Frame 1 (no input): blank canvas, image omitted
Frame 60 (the mouse pressed at the canvas centre just before this capture): blank canvas, image omitted
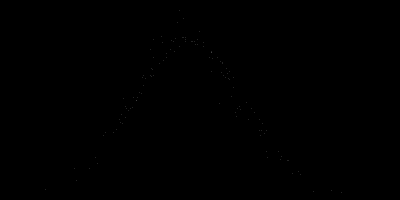
Frame 120 (the mouse held since frame 60 and released just before this capture)

The Processing sketch whose frames 1 and 60 were blank and that drew this single picture after the mouse press (run headless with seeded random() and noise(); from frame 60 on, the mouse is pressed at the canvas centre):

// Processing sketch: BellDistribution
// ── BellDistribution.pde
// Normal (Gaurssian) Distribution
ArrayList<Point> RandomVal = new ArrayList();
void setup() {
  size(400, 200);
  background(0);
}
float tt=0 ;
void draw() {
  // background(0);
  float val = noise(random(width))*width;
  println(val);
  RandomVal.add(new Point(val));
  float mu = calMue();
  float sig = calSigma(mu);
  float ND = normalDistribution(sig, mu, val);
  ND = ND*3000; //magnify the values
  stroke(-1, 50);
  point(val, height-ND);
  tt++;
  if (tt>1000) {
    line(mu, 0, mu, height);
    //noLoop();
  }
}


// Calculate sample mean = mu 
float calMue( ) {
  float mu=0; 
  for (int i=0; i<RandomVal.size (); i++) { 
    Point val = RandomVal.get(i);
    mu=mu+val.x;
  }
  mu = mu/RandomVal.size();
  return mu;
}

// Calculate Standard deviation = sigma
float calSigma(float mu) {
  float sig = 0;
  for (int i=0; i<RandomVal.size (); i++) {
    Point val = RandomVal.get(i);
    sig = sig + sq(val.x-mu);
  }
  sig  = sqrt(sig/RandomVal.size());
  return sig;
}

// Calculate Normal Distribution
float normalDistribution(float sig, float mu, float x) {
  float e = 2.71828182845904523536; 
  float ND  =  (1/sqrt(TWO_PI * sig ))*pow (e, (-(sq(x - mu))/(2*sq(sig ))));
  return ND;
}

class Point {
  float x;
  Point(float x) {
    this.x = x ;
  }
}
